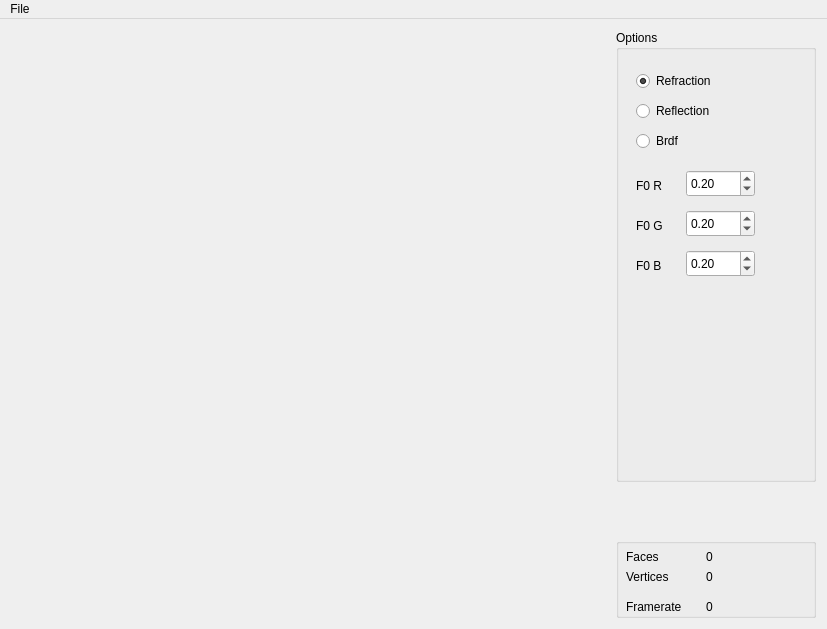
<?xml version="1.0" encoding="UTF-8"?>
<ui version="4.0">
 <class>MainWindow</class>
 <widget class="QMainWindow" name="MainWindow">
  <property name="geometry">
   <rect>
    <x>0</x>
    <y>0</y>
    <width>827</width>
    <height>629</height>
   </rect>
  </property>
  <property name="minimumSize">
   <size>
    <width>827</width>
    <height>618</height>
   </size>
  </property>
  <property name="baseSize">
   <size>
    <width>600</width>
    <height>600</height>
   </size>
  </property>
  <property name="windowTitle">
   <string>MainWindow</string>
  </property>
  <widget class="QWidget" name="Widget">
   <property name="minimumSize">
    <size>
     <width>827</width>
     <height>0</height>
    </size>
   </property>
   <property name="baseSize">
    <size>
     <width>600</width>
     <height>600</height>
    </size>
   </property>
   <layout class="QHBoxLayout" name="horizontalLayout">
    <item>
     <widget class="GLWidget" name="glwidget" native="true">
      <property name="minimumSize">
       <size>
        <width>600</width>
        <height>600</height>
       </size>
      </property>
      <property name="maximumSize">
       <size>
        <width>16777215</width>
        <height>16777215</height>
       </size>
      </property>
      <property name="baseSize">
       <size>
        <width>600</width>
        <height>600</height>
       </size>
      </property>
     </widget>
    </item>
    <item>
     <layout class="QVBoxLayout" name="Configuration">
      <item>
       <widget class="QGroupBox" name="TreeOptions">
        <property name="minimumSize">
         <size>
          <width>200</width>
          <height>0</height>
         </size>
        </property>
        <property name="maximumSize">
         <size>
          <width>200</width>
          <height>16777215</height>
         </size>
        </property>
        <property name="title">
         <string>Options</string>
        </property>
        <widget class="QRadioButton" name="radio_reflection">
         <property name="geometry">
          <rect>
           <x>20</x>
           <y>70</y>
           <width>117</width>
           <height>22</height>
          </rect>
         </property>
         <property name="text">
          <string>Reflection</string>
         </property>
         <property name="checked">
          <bool>false</bool>
         </property>
        </widget>
        <widget class="QRadioButton" name="radio_brdf">
         <property name="geometry">
          <rect>
           <x>20</x>
           <y>100</y>
           <width>117</width>
           <height>22</height>
          </rect>
         </property>
         <property name="text">
          <string>Brdf</string>
         </property>
        </widget>
        <widget class="QDoubleSpinBox" name="spin_f0r">
         <property name="geometry">
          <rect>
           <x>70</x>
           <y>140</y>
           <width>69</width>
           <height>27</height>
          </rect>
         </property>
         <property name="maximum">
          <double>2.000000000000000</double>
         </property>
         <property name="singleStep">
          <double>0.050000000000000</double>
         </property>
         <property name="value">
          <double>0.200000000000000</double>
         </property>
        </widget>
        <widget class="QDoubleSpinBox" name="spin_f0g">
         <property name="geometry">
          <rect>
           <x>70</x>
           <y>180</y>
           <width>69</width>
           <height>27</height>
          </rect>
         </property>
         <property name="maximum">
          <double>2.000000000000000</double>
         </property>
         <property name="singleStep">
          <double>0.050000000000000</double>
         </property>
         <property name="value">
          <double>0.200000000000000</double>
         </property>
        </widget>
        <widget class="QDoubleSpinBox" name="spin_f0b">
         <property name="geometry">
          <rect>
           <x>70</x>
           <y>220</y>
           <width>69</width>
           <height>27</height>
          </rect>
         </property>
         <property name="maximum">
          <double>2.000000000000000</double>
         </property>
         <property name="singleStep">
          <double>0.050000000000000</double>
         </property>
         <property name="value">
          <double>0.200000000000000</double>
         </property>
        </widget>
        <widget class="QLabel" name="label">
         <property name="geometry">
          <rect>
           <x>20</x>
           <y>140</y>
           <width>31</width>
           <height>31</height>
          </rect>
         </property>
         <property name="text">
          <string>F0 R</string>
         </property>
        </widget>
        <widget class="QLabel" name="label_2">
         <property name="geometry">
          <rect>
           <x>20</x>
           <y>180</y>
           <width>31</width>
           <height>31</height>
          </rect>
         </property>
         <property name="text">
          <string>F0 G</string>
         </property>
        </widget>
        <widget class="QLabel" name="label_3">
         <property name="geometry">
          <rect>
           <x>20</x>
           <y>220</y>
           <width>31</width>
           <height>31</height>
          </rect>
         </property>
         <property name="text">
          <string>F0 B</string>
         </property>
        </widget>
        <widget class="QRadioButton" name="radio_refraction">
         <property name="geometry">
          <rect>
           <x>20</x>
           <y>40</y>
           <width>117</width>
           <height>22</height>
          </rect>
         </property>
         <property name="contextMenuPolicy">
          <enum>Qt::CustomContextMenu</enum>
         </property>
         <property name="text">
          <string>Refraction</string>
         </property>
         <property name="checked">
          <bool>true</bool>
         </property>
        </widget>
       </widget>
      </item>
      <item>
       <spacer name="Spacer">
        <property name="orientation">
         <enum>Qt::Vertical</enum>
        </property>
        <property name="sizeType">
         <enum>QSizePolicy::Maximum</enum>
        </property>
        <property name="sizeHint" stdset="0">
         <size>
          <width>50</width>
          <height>50</height>
         </size>
        </property>
       </spacer>
      </item>
      <item>
       <widget class="QGroupBox" name="RenderOptions">
        <property name="sizePolicy">
         <sizepolicy hsizetype="Minimum" vsizetype="Minimum">
          <horstretch>0</horstretch>
          <verstretch>0</verstretch>
         </sizepolicy>
        </property>
        <property name="maximumSize">
         <size>
          <width>200</width>
          <height>80</height>
         </size>
        </property>
        <property name="baseSize">
         <size>
          <width>0</width>
          <height>100</height>
         </size>
        </property>
        <property name="title">
         <string/>
        </property>
        <widget class="QLabel" name="Label_NumFaces">
         <property name="geometry">
          <rect>
           <x>90</x>
           <y>10</y>
           <width>91</width>
           <height>17</height>
          </rect>
         </property>
         <property name="text">
          <string>0</string>
         </property>
        </widget>
        <widget class="QLabel" name="Label_Faces">
         <property name="geometry">
          <rect>
           <x>10</x>
           <y>10</y>
           <width>67</width>
           <height>17</height>
          </rect>
         </property>
         <property name="text">
          <string>Faces</string>
         </property>
        </widget>
        <widget class="QLabel" name="Label_Vertices">
         <property name="geometry">
          <rect>
           <x>10</x>
           <y>30</y>
           <width>67</width>
           <height>17</height>
          </rect>
         </property>
         <property name="text">
          <string>Vertices</string>
         </property>
        </widget>
        <widget class="QLabel" name="Label_NumVertices">
         <property name="geometry">
          <rect>
           <x>90</x>
           <y>30</y>
           <width>91</width>
           <height>17</height>
          </rect>
         </property>
         <property name="text">
          <string>0</string>
         </property>
        </widget>
        <widget class="QLabel" name="Label_Framerate">
         <property name="geometry">
          <rect>
           <x>10</x>
           <y>60</y>
           <width>71</width>
           <height>17</height>
          </rect>
         </property>
         <property name="text">
          <string>Framerate</string>
         </property>
        </widget>
        <widget class="QLabel" name="Label_NumFramerate">
         <property name="geometry">
          <rect>
           <x>90</x>
           <y>60</y>
           <width>91</width>
           <height>17</height>
          </rect>
         </property>
         <property name="text">
          <string>0</string>
         </property>
        </widget>
       </widget>
      </item>
     </layout>
    </item>
   </layout>
  </widget>
  <widget class="QMenuBar" name="menuBar">
   <property name="geometry">
    <rect>
     <x>0</x>
     <y>0</y>
     <width>827</width>
     <height>26</height>
    </rect>
   </property>
   <widget class="QMenu" name="menuFile">
    <property name="title">
     <string>File</string>
    </property>
    <addaction name="actionQuit"/>
    <addaction name="actionLoad"/>
    <addaction name="actionLoad_Specular"/>
    <addaction name="actionLoad_Diffuse"/>
   </widget>
   <addaction name="menuFile"/>
  </widget>
  <action name="actionQuit">
   <property name="text">
    <string>Quit</string>
   </property>
  </action>
  <action name="actionLoad">
   <property name="text">
    <string>Load</string>
   </property>
  </action>
  <action name="actionLoad_Specular">
   <property name="text">
    <string>Load Specular</string>
   </property>
  </action>
  <action name="actionLoad_Diffuse">
   <property name="text">
    <string>Load Diffuse</string>
   </property>
  </action>
 </widget>
 <layoutdefault spacing="6" margin="11"/>
 <customwidgets>
  <customwidget>
   <class>GLWidget</class>
   <extends>QWidget</extends>
   <header>glwidget.h</header>
   <container>1</container>
   <slots>
    <signal>SetFaces(QString)</signal>
    <signal>SetVertices(QString)</signal>
    <signal>SetFramerate(QString)</signal>
    <slot>SetReflection(bool)</slot>
    <slot>SetBRDF(bool)</slot>
    <slot>SetFresnelB(double)</slot>
    <slot>SetFresnelG(double)</slot>
    <slot>SetFresnelR(double)</slot>
    <slot>SetRefraction(bool)</slot>
   </slots>
  </customwidget>
 </customwidgets>
 <resources/>
 <connections>
  <connection>
   <sender>glwidget</sender>
   <signal>SetFaces(QString)</signal>
   <receiver>Label_NumFaces</receiver>
   <slot>setText(QString)</slot>
   <hints>
    <hint type="sourcelabel">
     <x>569</x>
     <y>566</y>
    </hint>
    <hint type="destinationlabel">
     <x>796</x>
     <y>565</y>
    </hint>
   </hints>
  </connection>
  <connection>
   <sender>glwidget</sender>
   <signal>SetVertices(QString)</signal>
   <receiver>Label_NumVertices</receiver>
   <slot>setText(QString)</slot>
   <hints>
    <hint type="sourcelabel">
     <x>593</x>
     <y>587</y>
    </hint>
    <hint type="destinationlabel">
     <x>796</x>
     <y>585</y>
    </hint>
   </hints>
  </connection>
  <connection>
   <sender>glwidget</sender>
   <signal>SetFramerate(QString)</signal>
   <receiver>Label_NumFramerate</receiver>
   <slot>setText(QString)</slot>
   <hints>
    <hint type="sourcelabel">
     <x>607</x>
     <y>623</y>
    </hint>
    <hint type="destinationlabel">
     <x>796</x>
     <y>615</y>
    </hint>
   </hints>
  </connection>
  <connection>
   <sender>radio_reflection</sender>
   <signal>clicked(bool)</signal>
   <receiver>glwidget</receiver>
   <slot>SetReflection(bool)</slot>
   <hints>
    <hint type="sourcelabel">
     <x>752</x>
     <y>116</y>
    </hint>
    <hint type="destinationlabel">
     <x>434</x>
     <y>75</y>
    </hint>
   </hints>
  </connection>
  <connection>
   <sender>radio_brdf</sender>
   <signal>clicked(bool)</signal>
   <receiver>glwidget</receiver>
   <slot>SetBRDF(bool)</slot>
   <hints>
    <hint type="sourcelabel">
     <x>752</x>
     <y>143</y>
    </hint>
    <hint type="destinationlabel">
     <x>539</x>
     <y>106</y>
    </hint>
   </hints>
  </connection>
  <connection>
   <sender>spin_f0b</sender>
   <signal>valueChanged(double)</signal>
   <receiver>glwidget</receiver>
   <slot>SetFresnelB(double)</slot>
   <hints>
    <hint type="sourcelabel">
     <x>754</x>
     <y>256</y>
    </hint>
    <hint type="destinationlabel">
     <x>520</x>
     <y>207</y>
    </hint>
   </hints>
  </connection>
  <connection>
   <sender>spin_f0g</sender>
   <signal>valueChanged(double)</signal>
   <receiver>glwidget</receiver>
   <slot>SetFresnelG(double)</slot>
   <hints>
    <hint type="sourcelabel">
     <x>754</x>
     <y>216</y>
    </hint>
    <hint type="destinationlabel">
     <x>559</x>
     <y>165</y>
    </hint>
   </hints>
  </connection>
  <connection>
   <sender>spin_f0r</sender>
   <signal>valueChanged(double)</signal>
   <receiver>glwidget</receiver>
   <slot>SetFresnelR(double)</slot>
   <hints>
    <hint type="sourcelabel">
     <x>754</x>
     <y>176</y>
    </hint>
    <hint type="destinationlabel">
     <x>547</x>
     <y>127</y>
    </hint>
   </hints>
  </connection>
  <connection>
   <sender>radio_refraction</sender>
   <signal>clicked(bool)</signal>
   <receiver>glwidget</receiver>
   <slot>SetRefraction(bool)</slot>
   <hints>
    <hint type="sourcelabel">
     <x>654</x>
     <y>88</y>
    </hint>
    <hint type="destinationlabel">
     <x>583</x>
     <y>88</y>
    </hint>
   </hints>
  </connection>
 </connections>
 <slots>
  <signal>updated_plane(double,double,double,double,bool)</signal>
  <slot>toggle_transfer_function_dialog()</slot>
 </slots>
</ui>
